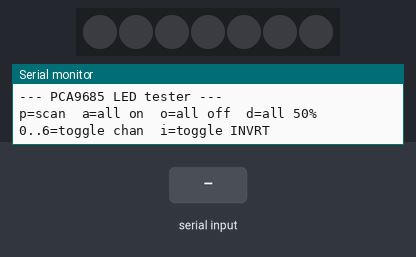
A sketch run on a simulated ESP32-S3. Shown: 7 RGB LEDs in strip order, left to right, the last lines printed to the serial monitor. Wiring (inferred from the names in the program): I2C bus: SDA GPIO 7; SCL GPIO 15; PCA9685 PWM driver at I2C address 0x40. The inputs (shaded band) are chosen by the test bench. Dim RGB values are drawn brighter than linear.

Above: at 1.5 s.
1.6 s: "a90\n" received over Serial
At 2.3 s:
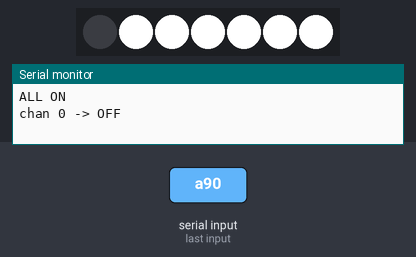
3.1 s: "90,45\n" received over Serial
At 4.3 s:
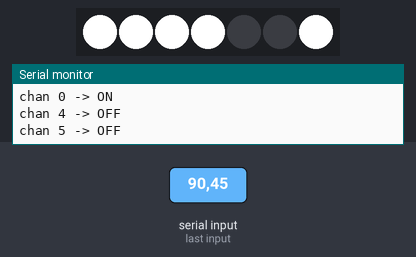
4.6 s: "o90\n" received over Serial
At 5.8 s:
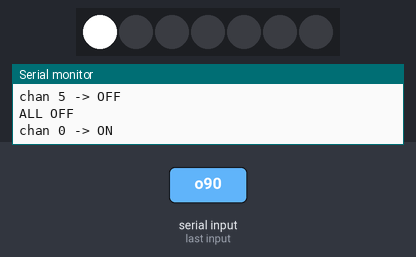
6.1 s: "d90\n" received over Serial
At 6.11 s:
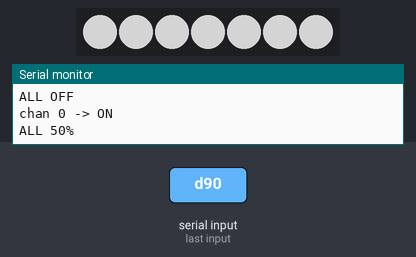
7.6 s: "i,45\n" received over Serial
At 8.4 s:
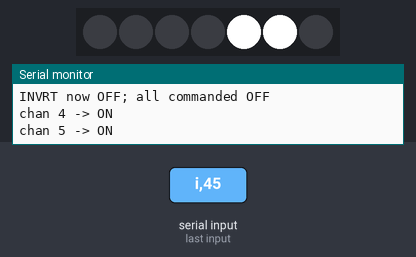
9.1 s: "a\n" received over Serial
At 10.3 s:
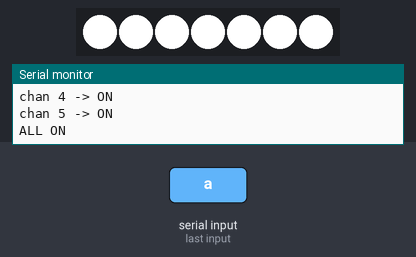
Timing chart, 0 to 11.6 s (numbered marks = the images above; inputs shaded):
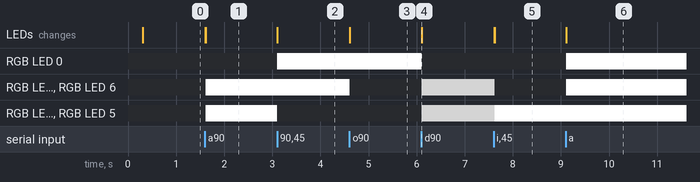

Measured:
- after the input at 1.6 s, RGB LED 1–6: off → RGB(255, 255, 255) at once; the LEDs: first change at once (image 1 shows a later state)
- after the input at 3.1 s, RGB LED 0: off → RGB(255, 255, 255) at once; RGB LED 4, RGB LED 5: RGB(255, 255, 255) → off at once; the LEDs: first change at once (image 2 shows a later state)
- after the input at 4.6 s, RGB LED 1–3, RGB LED 6: RGB(255, 255, 255) → off at once; the LEDs: first change at once (image 3 shows a later state)
- after the input at 6.1 s, RGB LED 0: RGB(255, 255, 255) → off at once; RGB LED 1–6: off → RGB(128, 128, 128) at once; the LEDs: change at once (image 4)
- after the input at 7.6 s, RGB LED 1–3, RGB LED 6: RGB(128, 128, 128) → off at once; RGB LED 4, RGB LED 5: RGB(128, 128, 128) → RGB(255, 255, 255) at once; the LEDs: first change at once (image 5 shows a later state)
- after the input at 9.1 s, RGB LED 0–3, RGB LED 6: off → RGB(255, 255, 255) at once; the LEDs: change at once (image 6)

The sketch:

PCA9685-Test.ino
```cpp
/*
 * PCA9685-Test.ino — isolated LED / PCA9685 bring-up (no motors, no encoders)
 *
 * Bus: software I2C, SDA=7 SCL=15 (same pins as GRControl-Full).
 * PCA9685 at 0x40, LED channels 0..6.
 *
 * Purpose: confirm I2C comms and find the correct output polarity for your
 * LED wiring (common-anode vs common-cathode).
 *
 * Serial menu (115200 baud), send a single character:
 *   p : probe/scan the software-I2C bus (does 0x40 ACK?)
 *   a : all LEDs full ON
 *   o : all LEDs full OFF
 *   d : all LEDs ~50% brightness
 *   0..6 : toggle that channel full on/off
 *   i : toggle INVRT (output inversion) and re-init  <-- the key test
 */

#include <Arduino.h>

#define SWIRE_SDA  7
#define SWIRE_SCL 15

#define PCA9685_ADDR      0x40
#define PCA9685_MODE1     0x00
#define PCA9685_MODE2     0x01
#define PCA9685_PRESCALE  0xFE
#define PCA9685_LED0_ON_L 0x06
#define LED_COUNT         7

bool    invert = true;               // common-anode LEDs (anode→V+, cathode→PWM); press 'i' to flip
uint8_t chanOn[LED_COUNT] = {};      // track per-channel state for toggling

// ── Software I2C (open-drain, internal pull-ups, ~100 kHz) ────────────────────
inline void sda_hi() { pinMode(SWIRE_SDA, INPUT_PULLUP); }
inline void sda_lo() { pinMode(SWIRE_SDA, OUTPUT); digitalWrite(SWIRE_SDA, LOW); }
inline void scl_hi() { pinMode(SWIRE_SCL, INPUT_PULLUP); }
inline void scl_lo() { pinMode(SWIRE_SCL, OUTPUT); digitalWrite(SWIRE_SCL, LOW); }
inline bool rd_sda() { return digitalRead(SWIRE_SDA) != 0; }
inline void dly()    { delayMicroseconds(5); }

void i2c_start() { sda_hi(); scl_hi(); dly(); sda_lo(); dly(); scl_lo(); dly(); }
void i2c_stop()  { sda_lo(); dly(); scl_hi(); dly(); sda_hi(); dly(); }

bool i2c_write(uint8_t b) {
  for (int i = 7; i >= 0; i--) {
    if (b & (1 << i)) sda_hi(); else sda_lo();
    dly(); scl_hi(); dly(); scl_lo(); dly();
  }
  sda_hi(); scl_hi(); dly();
  bool ack = !rd_sda();
  scl_lo(); dly();
  return ack;
}

bool pca_write(uint8_t reg, uint8_t val) {
  i2c_start();
  if (!i2c_write(PCA9685_ADDR << 1)) { i2c_stop(); return false; }
  i2c_write(reg);
  i2c_write(val);
  i2c_stop();
  return true;
}

// Probe every 7-bit address; report which ACK (should see 0x40).
void i2c_scan() {
  Serial.println("Scanning software-I2C bus...");
  int found = 0;
  for (uint8_t a = 1; a < 127; a++) {
    i2c_start();
    bool ack = i2c_write(a << 1);
    i2c_stop();
    if (ack) { Serial.printf("  ACK at 0x%02X\n", a); found++; }
    delay(2);
  }
  Serial.printf("Scan done, %d device(s) found.\n", found);
}

void pca_begin() {
  bool ok = pca_write(PCA9685_MODE1, 0x00);         // wake (clear SLEEP)
  delay(1);
  // MODE2: OUTDRV=1 (totem-pole). INVRT (bit4) set when invert==true.
  pca_write(PCA9685_MODE2, invert ? 0x14 : 0x04);
  delay(1);
  // set ~1 kHz: prescale = round(25e6 / (4096*1000)) - 1 = 5
  pca_write(PCA9685_MODE1, 0x10);                   // SLEEP to set prescale
  delay(1);
  pca_write(PCA9685_PRESCALE, 5);
  pca_write(PCA9685_MODE1, 0x00);                   // wake
  delay(1);
  pca_write(PCA9685_MODE1, 0xA0);                   // RESTART + auto-increment
  delay(1);
  Serial.printf("pca_begin: MODE2=%s, comms=%s\n",
                invert ? "0x14 (INVRT)" : "0x04 (normal)", ok ? "OK" : "NO ACK");
}

void pca_set_pin(uint8_t ch, uint16_t val) {
  if (ch >= 16) return;
  uint8_t reg = PCA9685_LED0_ON_L + 4 * ch;
  i2c_start();
  i2c_write(PCA9685_ADDR << 1);
  i2c_write(reg);
  if (val >= 4096) {                 // full ON
    i2c_write(0x00); i2c_write(0x10);
    i2c_write(0x00); i2c_write(0x00);
  } else if (val == 0) {             // full OFF
    i2c_write(0x00); i2c_write(0x00);
    i2c_write(0x00); i2c_write(0x10);
  } else {                            // PWM
    i2c_write(0x00); i2c_write(0x00);
    i2c_write((uint8_t)(val & 0xFF));
    i2c_write((uint8_t)((val >> 8) & 0x0F));
  }
  i2c_stop();
}

void setAll(uint16_t val) {
  for (uint8_t i = 0; i < LED_COUNT; i++) {
    pca_set_pin(i, val);
    chanOn[i] = (val > 0);
  }
}

void printMenu() {
  Serial.println("\n--- PCA9685 LED tester ---");
  Serial.println("p=scan  a=all on  o=all off  d=all 50%  0..6=toggle chan  i=toggle INVRT");
}

void setup() {
  Serial.begin(115200);
  unsigned long t0 = millis();
  while (!Serial && millis() - t0 < 3000) delay(10);

  sda_hi(); scl_hi();
  delay(5);

  i2c_scan();
  pca_begin();
  setAll(0);                 // attempt all-off
  Serial.println("All channels commanded OFF.");
  printMenu();
}

void loop() {
  if (!Serial.available()) return;
  char c = Serial.read();
  if (c == '\n' || c == '\r') return;

  if (c == 'p') { i2c_scan(); }
  else if (c == 'a') { setAll(4096); Serial.println("ALL ON"); }
  else if (c == 'o') { setAll(0);    Serial.println("ALL OFF"); }
  else if (c == 'd') { setAll(2048); Serial.println("ALL 50%"); }
  else if (c == 'i') { invert = !invert; pca_begin(); setAll(0);
                       Serial.printf("INVRT now %s; all commanded OFF\n", invert ? "ON" : "OFF"); }
  else if (c >= '0' && c <= '6') {
    uint8_t ch = c - '0';
    chanOn[ch] = !chanOn[ch];
    pca_set_pin(ch, chanOn[ch] ? 4096 : 0);
    Serial.printf("chan %d -> %s\n", ch, chanOn[ch] ? "ON" : "OFF");
  }
}
```
